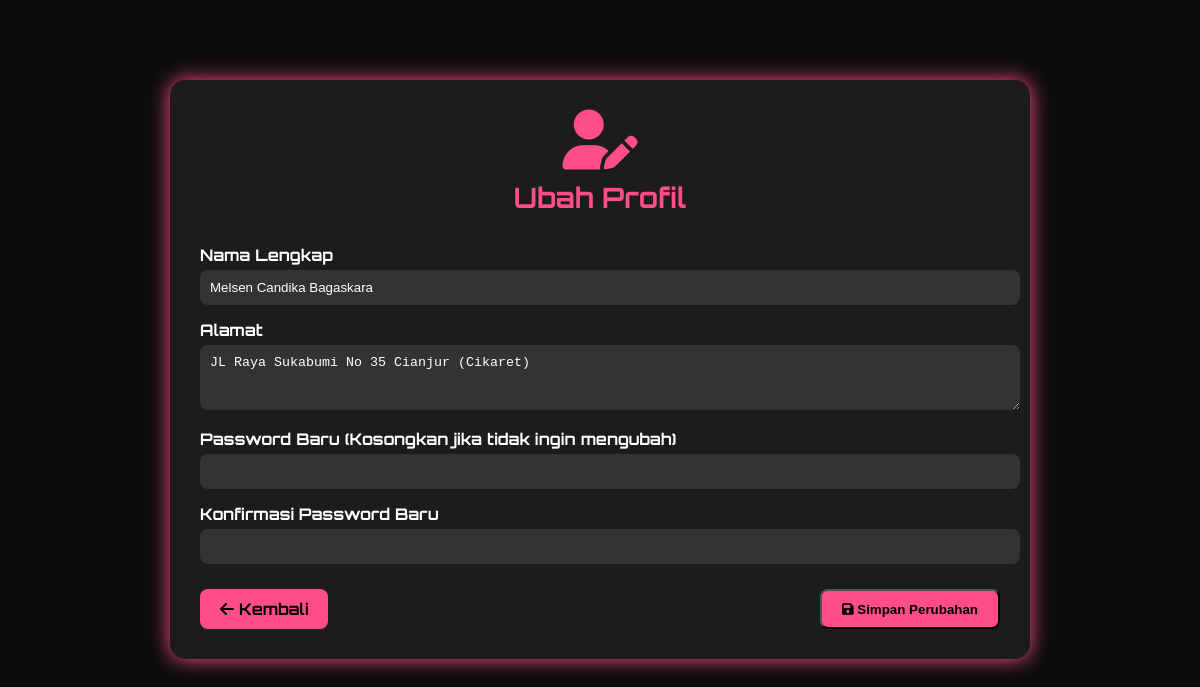
Screenshot of /ubahProfile.php (signed in) with the database file from the repository.
### tables this page shows
CREATE TABLE `users` (
  `id_user` int(11) NOT NULL,
  `username` varchar(50) NOT NULL,
  `email` varchar(100) NOT NULL,
  `password` varchar(255) NOT NULL,
  `full_name` varchar(100) DEFAULT NULL,
  `phone` varchar(20) DEFAULT NULL,
  `address` text DEFAULT NULL,
  `role` enum('admin','customer') DEFAULT 'customer',
  `created_at` timestamp NOT NULL DEFAULT current_timestamp()
);

### ubahProfile.php (the view, shortened to what this page needs)
<?php
require 'koneksiDB.php';
$username = $_SESSION['username'];
$query = "SELECT * FROM users WHERE username = ?";
$stmt = $conn->prepare($query);
$stmt->bind_param("s", $username);
$stmt->execute();
$result = $stmt->get_result();
if ($user = $result->fetch_assoc()) {
    $current_full_name = $user['full_name'];
    $current_address = $user['address'];
} else {
    $error = "User tidak ditemukan!";
}
?>
<!DOCTYPE html>
<html lang="id">
<head>
    <link rel="stylesheet" href="https://cdnjs.cloudflare.com/ajax/libs/font-awesome/6.5.0/css/all.min.css" />
</head>
<body>
<div class="profile-container">
    <div class="profile-header">
        <i class="fas fa-user-edit"></i>
        <h2>Ubah Profil</h2>
    </div>
    <form method="POST" class="profile-info">
        <label>Nama Lengkap</label>
        <input type="text" name="full_name" value="<?= htmlspecialchars($current_full_name) ?>" required>
        <label>Alamat</label>
        <textarea name="address" rows="3" required><?= htmlspecialchars($current_address) ?></textarea>
        <label>Password Baru (Kosongkan jika tidak ingin mengubah)</label>
        <input type="password" name="new_password">
        <label>Konfirmasi Password Baru</label>
        <input type="password" name="confirm_password">
        <div class="button-container">
            <a href="profile.php" class="back-btn"><i class="fas fa-arrow-left"></i> Kembali</a>
            <button type="submit" class="save-btn"><i class="fas fa-save"></i> Simpan Perubahan</button>
        </div>
    </form>
</div>
</body>
</html>

### ubahProfile.php (style rules this page uses)
body { margin: 0; padding: 0; background: #0d0d0d; color: #fff; font-family: 'Orbitron', sans-serif; }
.profile-container { max-width: 800px; margin: 80px auto; background: #1c1c1c; padding: 30px; border-radius: 15px; box-shadow: 0 0 20px #ff4d8b; }
.profile-header { text-align: center; margin-bottom: 30px; }
.profile-header i { font-size: 60px; color: #ff4d8b; }
.profile-header h2 { margin-top: 10px; font-size: 28px; color: #ff4d8b; }
.profile-info label { display: block; margin-top: 15px; font-weight: bold; }
.profile-info input, .profile-info textarea { width: 100%; padding: 10px; margin-top: 5px; background: #333; color: #fff; border: none; border-radius: 8px; }
.button-container { display: flex; justify-content: space-between; margin-top: 25px; }
.back-btn, .save-btn { display: inline-block; padding: 10px 20px; text-decoration: none; border-radius: 8px; font-weight: bold; transition: 0.3s; }
.back-btn { display: inline-block; background: #ff4d8b; color: #000; padding: 10px 20px; text-decoration: none; border-radius: 8px; font-weight: bold; transition: 0.3s; }
.save-btn { background: #ff4d8b; color: #000; }

### rows the page displays
users: full_name "Melsen Candika Bagaskara", address "JL Raya Sukabumi No 35 Cianjur (Cikaret)"
